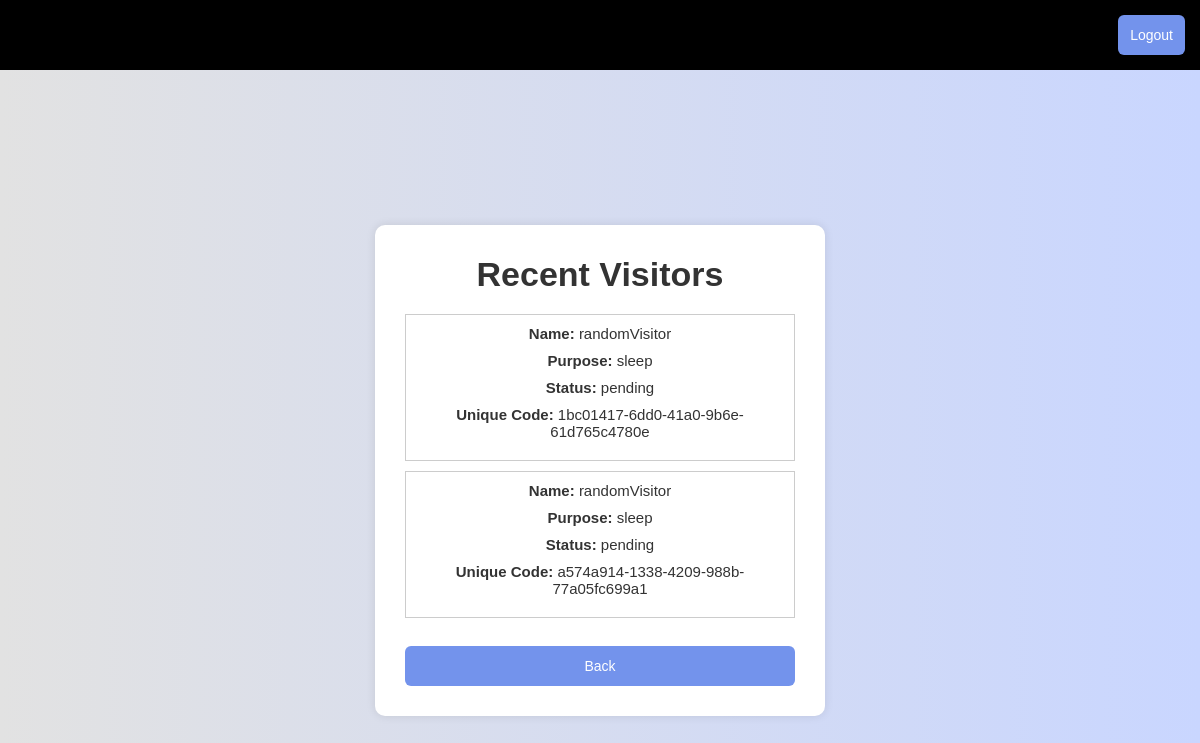
Before: /visitor (signed in) with the older database file.
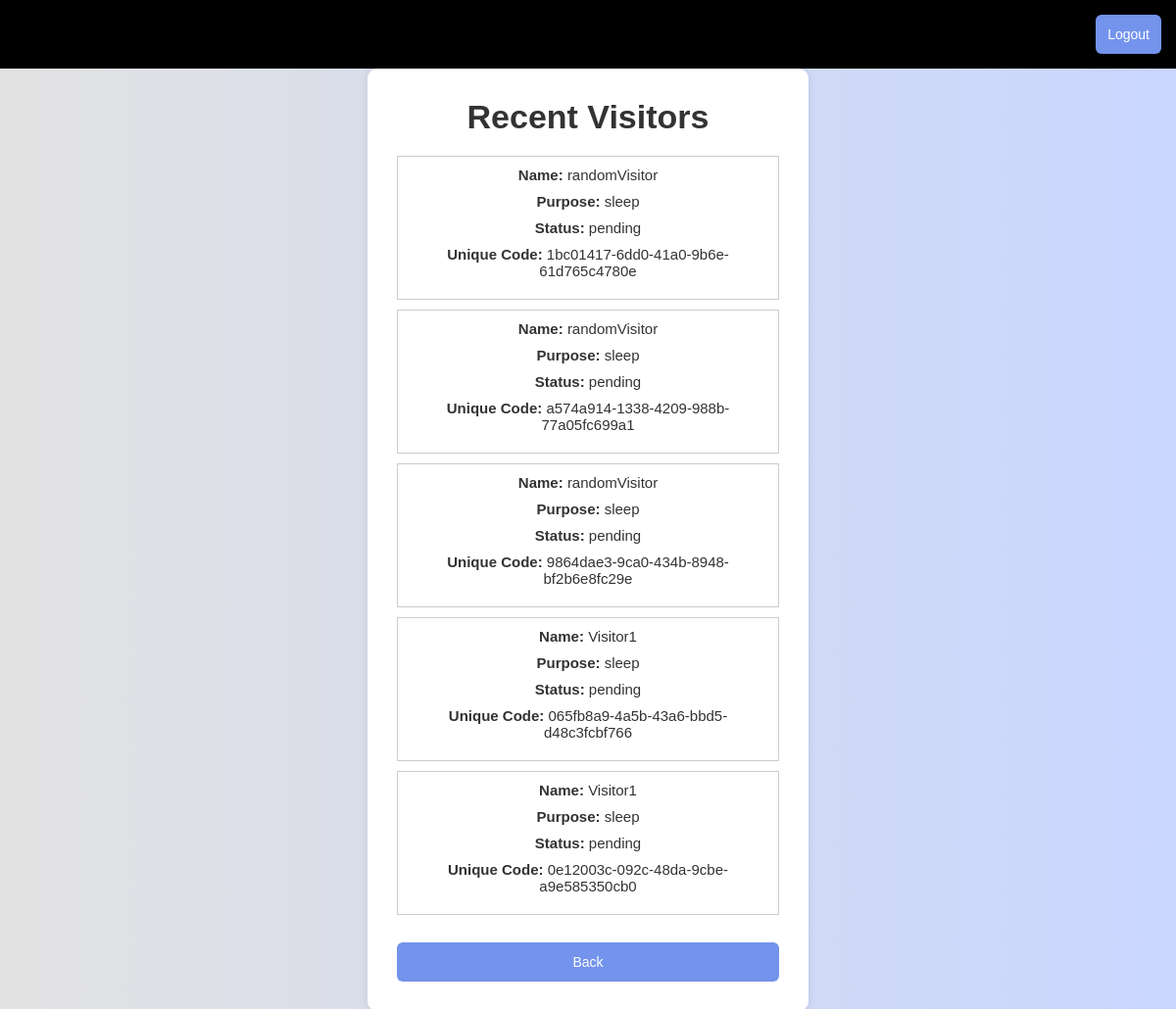
After: the same page with the newer database file.
### app.py (models this page shows, shortened)
class VisitorInfo(db.Model):
    id = db.Column(db.Integer, primary_key=True)
    visitor_code = db.Column(db.String(36), unique=True, default=lambda: str(uuid.uuid4()))
    name = db.Column(db.String(64), nullable=False)
    contact = db.Column(db.String(64), nullable=False)
    purpose = db.Column(db.String(64), nullable=False)
    status = db.Column(db.String(20), default='pending')

### app.py (the view)
    @app.route('/visitor')
    @login_required  # Good practice to protect this route too!
    def visitor():
        visitor_list = VisitorInfo.query.all()
        return render_template("dashboard/visitor/visitorInfo.html", visitors=visitor_list)

### templates/dashboard/visitor/visitorInfo.html
{% extends "base.html" %}
{% block content %}
    <div class="form-box active" id="form-box">
        <h2>Recent Visitors</h2>
        {% for visitor in visitors %}
            <div class="visitor-card" style="border: 1px solid #ccc; padding: 10px; margin-bottom: 10px;">
                <p><strong>Name:</strong> {{ visitor.name }}</p>
                <p><strong>Purpose:</strong> {{ visitor.purpose }}</p>
                <p><strong>Status:</strong> {{ visitor.status }}</p>
                <p><strong>Unique Code:</strong> {{ visitor.visitor_code }}</p>
            </div>
        {% endfor %}
        <br>
        <a href="{{ url_for('owner') }}">
            <button class="header-btn">Back</button>
        </a>
    </div>
{% endblock %}

### templates/base.html (shortened to what this page needs)
<!DOCTYPE html>
<html lang="en">
<head>
    <link rel="stylesheet" href="{{ url_for('static', filename='../static/css/style.css') }}">
</head>
<body>
<header>
    <div class="header-container">
        <a href="{{ url_for('logout')}}">
            <button class="header-btn">Logout</button>
        </a>
    </div>
</header>
<main>
    <div class="container">
        {% block content %}
        {% endblock %}
    </div>
</main>
</body>
</html>

### static/css/style.css (style rules this page uses)
* { margin: 0; padding: 0; box-sizing: border-box; font-family: 'Poppins', sans-serif; }
body { background: linear-gradient(to right, #e2e2e2, #c9d6ff); color: #333; }
header { background-color: black; }
.header-container { display: flex; justify-content: right; align-items: center; padding: 15px; }
.header-btn { width: 100%; background: #7393ec; border-radius: 6px; border: none; cursor: pointer; font-size: 14px; color: #fff; font-weight: 500; transition: 0.5s; margin-right: auto; }
main { display: flex; justify-content: center; align-items: center; min-height: 100vh; }
.container { margin: 0 15px; }
.form-box { width: 100%; max-width: 450px; padding: 30px; background: #fff; border-radius: 10px; box-shadow: 0 0 10px rgba(0,0,0,0.1); display: none; }
.form-box.active { display: block; }
h2 { font-size: 34px; text-align: center; margin-bottom: 20px; }
button { width: 100%; padding: 12px; background: #7393ec; border-radius: 6px; border: none; cursor: pointer; font-size: 16px; color: #fff; font-weight: 500; margin-bottom: 20px; transition: 0.5s; }
a > button { margin-bottom: 0; }
p { font-size: 15px; text-align: center; margin-bottom: 10px; }

Changed rows visible on the page:
added VisitorInfo: name "randomVisitor", purpose "sleep", status "pending", visitor_code "9864dae3-9ca0-434b-8948-bf2b6e8fc29e"
added VisitorInfo: name "Visitor1", purpose "sleep", status "pending", visitor_code "065fb8a9-4a5b-43a6-bbd5-d48c3fcbf766"
added VisitorInfo: name "Visitor1", purpose "sleep", status "pending", visitor_code "0e12003c-092c-48da-9cbe-a9e585350cb0"
